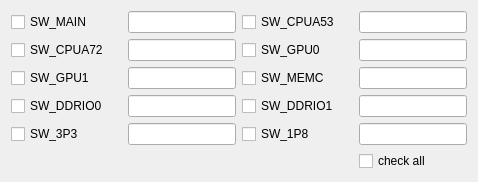
           <widget class="QWidget" name="page">
            <layout class="QGridLayout" name="gridLayout_6">
             <item row="2" column="6">
              <widget class="QLabel" name="colorBox1_4">
               <property name="text">
                <string/>
               </property>
              </widget>
             </item>
             <item row="0" column="5">
              <widget class="QCheckBox" name="check1_2">
               <property name="text">
                <string>SW_CPUA53</string>
               </property>
              </widget>
             </item>
             <item row="6" column="3">
              <widget class="QLineEdit" name="lineEdit1_7"/>
             </item>
             <item row="2" column="3">
              <widget class="QLineEdit" name="lineEdit1_3"/>
             </item>
             <item row="7" column="3">
              <widget class="QLineEdit" name="lineEdit1_9"/>
             </item>
             <item row="4" column="3">
              <widget class="QLineEdit" name="lineEdit1_5"/>
             </item>
             <item row="4" column="7">
              <widget class="QLineEdit" name="lineEdit1_6"/>
             </item>
             <item row="7" column="1">
              <widget class="QCheckBox" name="check1_9">
               <property name="text">
                <string>SW_3P3</string>
               </property>
              </widget>
             </item>
             <item row="2" column="2">
              <widget class="QLabel" name="colorBox1_3">
               <property name="text">
                <string/>
               </property>
              </widget>
             </item>
             <item row="0" column="7">
              <widget class="QLineEdit" name="lineEdit1_2"/>
             </item>
             <item row="4" column="5">
              <widget class="QCheckBox" name="check1_6">
               <property name="text">
                <string>SW_MEMC</string>
               </property>
              </widget>
             </item>
             <item row="4" column="6">
              <widget class="QLabel" name="colorBox1_6">
               <property name="text">
                <string/>
               </property>
              </widget>
             </item>
             <item row="6" column="6">
              <widget class="QLabel" name="colorBox1_8">
               <property name="text">
                <string/>
               </property>
              </widget>
             </item>
             <item row="7" column="6">
              <widget class="QLabel" name="colorBox1_10">
               <property name="text">
                <string/>
               </property>
              </widget>
             </item>
             <item row="6" column="2">
              <widget class="QLabel" name="colorBox1_7">
               <property name="text">
                <string/>
               </property>
              </widget>
             </item>
             <item row="2" column="7">
              <widget class="QLineEdit" name="lineEdit1_4"/>
             </item>
             <item row="7" column="7">
              <widget class="QLineEdit" name="lineEdit1_10"/>
             </item>
             <item row="2" column="5">
              <widget class="QCheckBox" name="check1_4">
               <property name="text">
                <string>SW_GPU0</string>
               </property>
              </widget>
             </item>
             <item row="2" column="1">
              <widget class="QCheckBox" name="check1_3">
               <property name="text">
                <string>SW_CPUA72</string>
               </property>
              </widget>
             </item>
             <item row="4" column="1">
              <widget class="QCheckBox" name="check1_5">
               <property name="text">
                <string>SW_GPU1</string>
               </property>
              </widget>
             </item>
             <item row="7" column="2">
              <widget class="QLabel" name="colorBox1_9">
               <property name="text">
                <string/>
               </property>
              </widget>
             </item>
             <item row="0" column="6">
              <widget class="QLabel" name="colorBox1_2">
               <property name="text">
                <string/>
               </property>
              </widget>
             </item>
             <item row="7" column="5">
              <widget class="QCheckBox" name="check1_10">
               <property name="text">
                <string>SW_1P8</string>
               </property>
              </widget>
             </item>
             <item row="0" column="1">
              <widget class="QCheckBox" name="check1_1">
               <property name="text">
                <string>SW_MAIN</string>
               </property>
              </widget>
             </item>
             <item row="6" column="7">
              <widget class="QLineEdit" name="lineEdit1_8"/>
             </item>
             <item row="4" column="2">
              <widget class="QLabel" name="colorBox1_5">
               <property name="text">
                <string/>
               </property>
              </widget>
             </item>
             <item row="0" column="3">
              <widget class="QLineEdit" name="lineEdit1_1"/>
             </item>
             <item row="6" column="1">
              <widget class="QCheckBox" name="check1_7">
               <property name="text">
                <string>SW_DDRIO0</string>
               </property>
              </widget>
             </item>
             <item row="6" column="5">
              <widget class="QCheckBox" name="check1_8">
               <property name="text">
                <string>SW_DDRIO1</string>
               </property>
              </widget>
             </item>
             <item row="0" column="2">
              <widget class="QLabel" name="colorBox1_1">
               <property name="text">
                <string/>
               </property>
              </widget>
             </item>
             <item row="8" column="7">
              <widget class="QCheckBox" name="checkAllCheckBox1">
               <property name="text">
                <string>check all</string>
               </property>
              </widget>
             </item>
            </layout>
           </widget>
